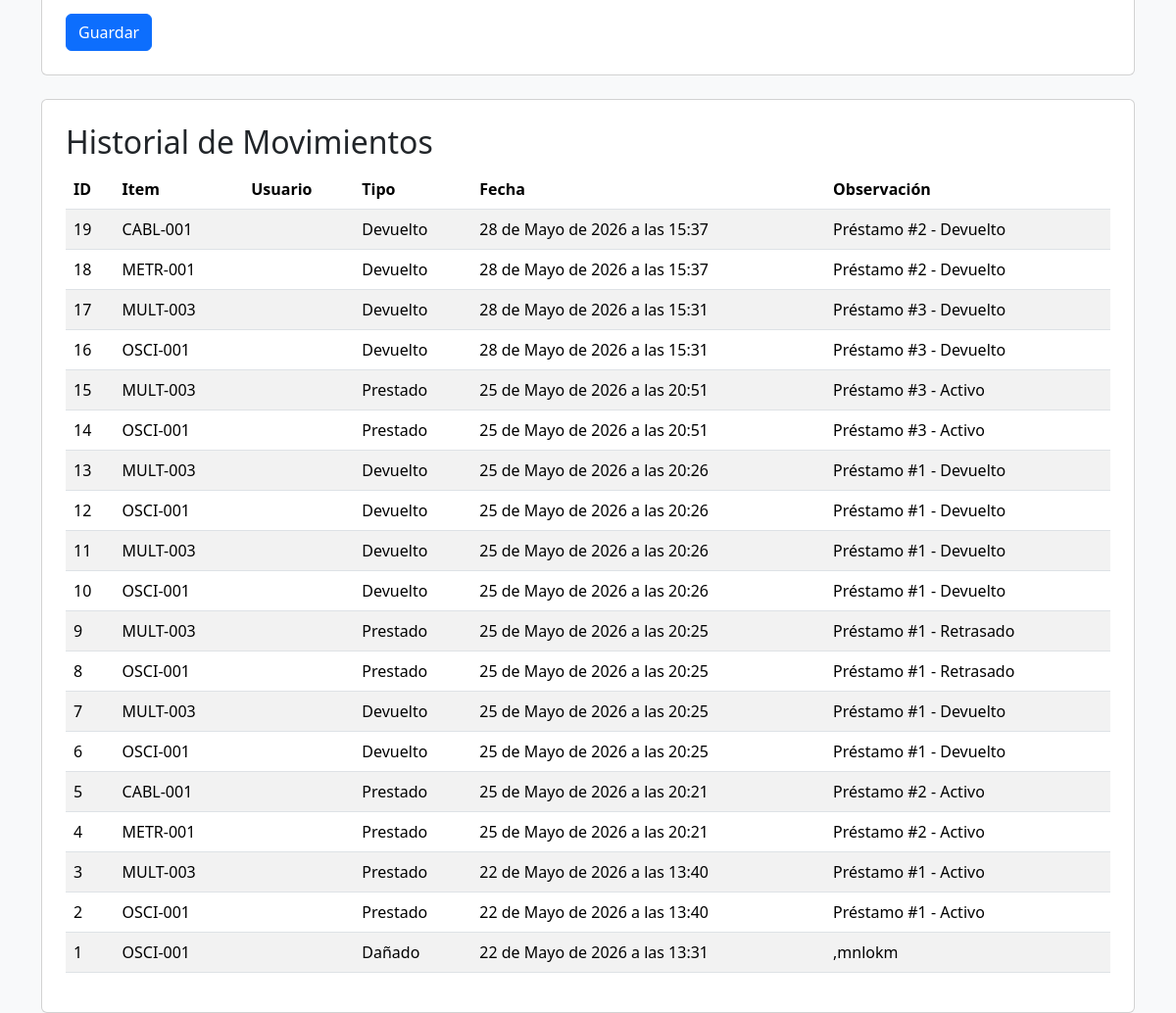
/inventario/movimientos/ (signed in, lower part), run on an earlier commit of the app's database.
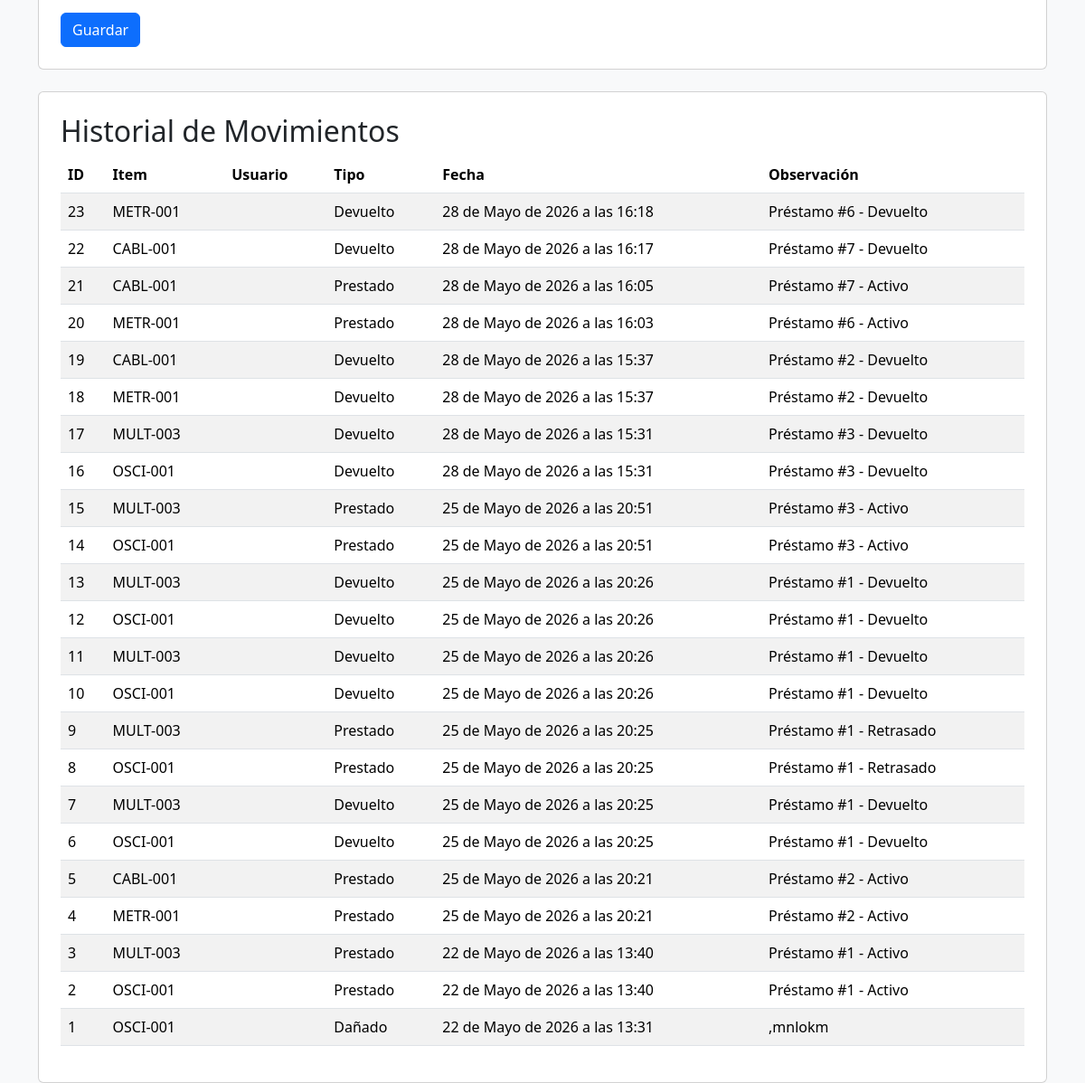
And on a later commit of the database.
### inventario/models.py (models this page shows, shortened)
class MovimientoInventario(models.Model):
    item_inventario = models.ForeignKey(
        ItemInventario,
        on_delete=models.CASCADE
    )
    usuario = models.ForeignKey(
        'users.Usuario',
        on_delete=models.CASCADE
    )
    tipo_movimiento = models.ForeignKey(
    TipoMovimiento,
    on_delete=models.CASCADE
)
    fecha = models.DateTimeField(auto_now_add=True)
    observacion = models.TextField(blank=True)

class ItemInventario(models.Model):
    codigo = models.CharField(max_length=50, unique=True)
    insumo = models.ForeignKey(
        Insumo,
        on_delete=models.CASCADE,
        related_name='items'
    )
    estado = models.ForeignKey(
        EstadoItem,
        on_delete=models.CASCADE
    )
    laboratorio = models.ForeignKey(
        'laboratorio.Laboratorio',
        on_delete=models.SET_NULL,
        null=True,
        blank=True
    )
    fecha_registro = models.DateTimeField(auto_now_add=True)
    updated_by = models.ForeignKey(
        'users.Usuario',
        on_delete=models.CASCADE,
        null=True,
        blank=True
    )
    def __str__(self):
        return self.codigo

class TipoMovimiento(models.Model):
    nombre = models.CharField(max_length=50)
    def __str__(self):
        return self.nombre

### inventario/views.py (the view)
# urls.py: path('movimientos/', movimientos_inventario),
@rol_requerido('Administrador', 'Encargado')
def movimientos_inventario(request):
    if request.method == 'POST':
        form = MovimientoInventarioForm(request.POST)
        if form.is_valid():
            movimiento = form.save(commit=False)
            movimiento.usuario = request.user
            movimiento.save()
            return redirect('/inventario/movimientos/')
    else:
        form = MovimientoInventarioForm()
    movimientos = MovimientoInventario.objects.all().order_by('-fecha')
    return render(
        request,
        'inventario/movimientos.html',
        {
            'form': form,
            'movimientos': movimientos
        }
    )

### inventario/templates/inventario/movimientos.html (shortened to what this page needs)
{% extends 'inventario/base.html' %}
{% block contenido %}
<div class="card p-4 mb-4">
    <form method="POST">
        <button
            type="submit"
            class="btn btn-primary"
        >
            Guardar
        </button>
    </form>
</div>
<div class="card p-4">
    <h2>Historial de Movimientos</h2>
    <table class="table table-striped">
        <thead>
            <tr>
                <th>ID</th>
                <th>Item</th>
                <th>Usuario</th>
                <th>Tipo</th>
                <th>Fecha</th>
                <th>Observación</th>
            </tr>
        </thead>
        <tbody>
            {% for movimiento in movimientos %}
            <tr>
                <td>{{ movimiento.id }}</td>
                <td>
                    {{ movimiento.item_inventario.codigo }}
                </td>
                <td>
                </td>
                <td>
                    {{ movimiento.tipo_movimiento.nombre }}
                </td>
                <td>
                    {{ movimiento.fecha }}
                </td>
                <td>
                    {{ movimiento.observacion }}
                </td>
            </tr>
            {% endfor %}
        </tbody>
    </table>
</div>
{% endblock %}

What changed in the data, as far as the page shows it:
added MovimientoInventario: id "23", item_inventario.codigo "METR-001", tipo_movimiento.nombre "Devuelto", fecha "28 de Mayo de 2026 a las 16:18", observacion "Préstamo #6 - Devuelto"
added MovimientoInventario: id "22", item_inventario.codigo "CABL-001", tipo_movimiento.nombre "Devuelto", fecha "28 de Mayo de 2026 a las 16:17", observacion "Préstamo #7 - Devuelto"
added MovimientoInventario: id "21", item_inventario.codigo "CABL-001", tipo_movimiento.nombre "Prestado", fecha "28 de Mayo de 2026 a las 16:05", observacion "Préstamo #7 - Activo"
added MovimientoInventario: id "20", item_inventario.codigo "METR-001", tipo_movimiento.nombre "Prestado", fecha "28 de Mayo de 2026 a las 16:03", observacion "Préstamo #6 - Activo"
